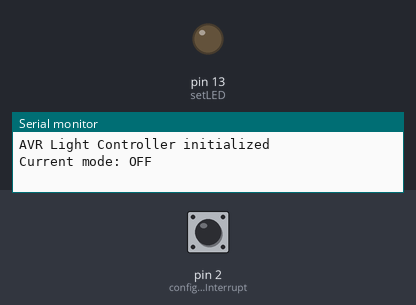
This sketch was run on a simulated Arduino Uno, built with avr-gcc and run on an emulated ATmega328P. Parts: output pins drawn as LEDs (lit = HIGH), the last lines printed to the serial monitor. Dashed ring = blinking. The inputs (shaded band) are chosen by the test bench; at power-on: pin 2 (configureButtonInterrupt) HIGH. EEPROM starts erased.

Above: at 1.2 s.
1.3 s: pin 2 (configureButtonInterrupt) pulled LOW for 0.15 s
At 2.1 s:
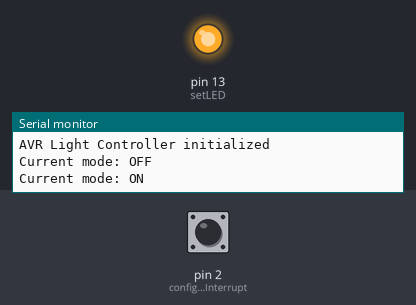
3.0 s: pin 2 (configureButtonInterrupt) pulled LOW for 1 s
At 4.78 s:
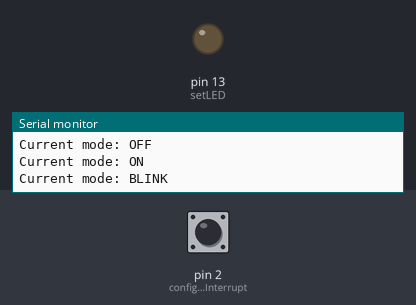
6.0 s: pin 2 (configureButtonInterrupt) pulled LOW for 3.2 s
At 7.9 s:
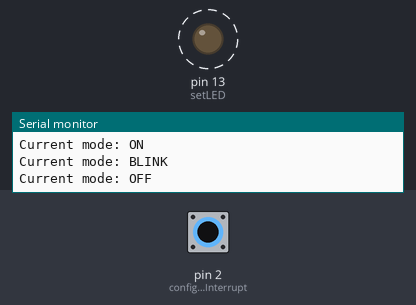
10.7 s: pin 2 (configureButtonInterrupt) pulsed LOW 5 times (0.12 s each, 0.3 s apart)
At 12.7 s:
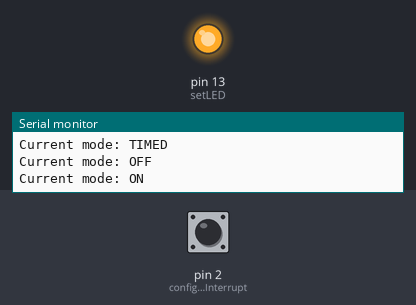
Timing chart, 0 to 14.2 s (numbered marks = the images above; inputs shaded):
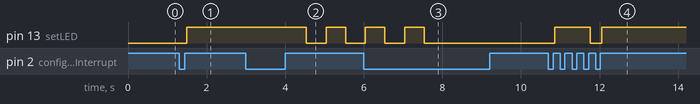

The sketch:

AVRLightController.ino
```cpp
#include <avr/io.h>
#include <avr/interrupt.h>
#include <stdint.h>

// Timing configuration (milliseconds).
constexpr uint32_t DEBOUNCE_INTERVAL = 40;
constexpr uint32_t BLINK_INTERVAL = 500;
constexpr uint32_t TIMED_DURATION = 10000;
constexpr uint32_t LONG_PRESS_DURATION = 1500;
constexpr uint16_t EEPROM_MODE_ADDRESS = 0;

// Controller operating modes.
enum class LightMode : uint8_t
{
    OFF,
    ON,
    BLINK,
    TIMED
};

volatile uint32_t systemMilliseconds = 0;
volatile bool buttonEventPending = false;

LightMode currentMode = LightMode::OFF;

bool lastRawButtonDown = false;
bool stableButtonDown = false;
bool ledState = false;

uint32_t lastButtonChangeTime = 0;
uint32_t previousBlinkTime = 0;
uint32_t timedStartTime = 0;
uint32_t buttonPressStartTime = 0;
bool longPressHandled = false;

void printCurrentMode();

// Timer1 interrupt: 1 ms system tick.
ISR(TIMER1_COMPA_vect)
{
    systemMilliseconds++;
}

// INT0: records external button activity.
ISR(INT0_vect)
{
    buttonEventPending = true;
}

uint32_t getMilliseconds()
{
    uint8_t previousSREG = SREG;
    cli();

    uint32_t currentTime = systemMilliseconds;

    SREG = previousSREG;
    return currentTime;
}

void setLED(bool on)
{
    ledState = on;

    if (on)
    {
        PORTB |= (1 << PORTB5);
    }
    else
    {
        PORTB &= ~(1 << PORTB5);
    }
}

uint8_t eepromReadByte(uint16_t address)
{
    // Wait until any previous write has finished.
    while (EECR & (1 << EEPE))
    {
    }

    // Select the EEPROM address.
    EEAR = address;

    // Start the EEPROM read.
    EECR |= (1 << EERE);

    // Retrieve the byte.
    return EEDR;
}

void eepromWriteByte(uint16_t address, uint8_t data)
{
    // Wait for any previous EEPROM write to finish.
    while (EECR & (1 << EEPE))
    {
    }

    // Avoid unnecessary EEPROM wear.
    if (eepromReadByte(address) == data)
    {
        return;
    }

    // Set the target address and data.
    EEAR = address;
    EEDR = data;

    // Preserve the previous interrupt state.
    uint8_t previousSREG = SREG;
    cli();

    // Enable EEPROM programming.
    EECR |= (1 << EEMPE);

    // Start programming within four CPU cycles.
    EECR |= (1 << EEPE);

    // Restore the previous interrupt state.
    SREG = previousSREG;
}

void setMode(LightMode newMode, bool saveToEEPROM = true)
{
    currentMode = newMode;

    uint32_t now = getMilliseconds();
    previousBlinkTime = now;
    timedStartTime = now;

    switch (currentMode)
    {
        case LightMode::OFF:
            setLED(false);
            break;

        case LightMode::ON:
        case LightMode::BLINK:
        case LightMode::TIMED:
            setLED(true);
            break;
    }

    // Save user-selected modes.
    if (saveToEEPROM)
    {
        eepromWriteByte(
            EEPROM_MODE_ADDRESS,
            static_cast<uint8_t>(currentMode)
        );
    }

    printCurrentMode();
}

void restoreSavedMode()
{
    uint8_t savedMode = eepromReadByte(EEPROM_MODE_ADDRESS);

    // Valid mode values are 0 through 3.
    if (savedMode <= static_cast<uint8_t>(LightMode::TIMED))
    {
        setMode(static_cast<LightMode>(savedMode), false);
    }
    else
    {
        // Invalid or uninitialized EEPROM.
        setMode(LightMode::OFF, false);
    }
}

void nextMode()
{
    switch (currentMode)
    {
        case LightMode::OFF:
            setMode(LightMode::ON);
            break;

        case LightMode::ON:
            setMode(LightMode::BLINK);
            break;

        case LightMode::BLINK:
            setMode(LightMode::TIMED);
            break;

        case LightMode::TIMED:
            setMode(LightMode::OFF);
            break;
    }
}

void updateController()
{
    uint32_t now = getMilliseconds();

    switch (currentMode)
    {
        case LightMode::OFF:
        case LightMode::ON:
            break;

        case LightMode::BLINK:
            if (now - previousBlinkTime >= BLINK_INTERVAL)
            {
                previousBlinkTime = now;
                setLED(!ledState);
            }
            break;

        case LightMode::TIMED:
            if (now - timedStartTime >= TIMED_DURATION)
            {
                setMode(LightMode::OFF, false);
            }
            break;
    }
}

void configureTimer1()
{
    TCCR1A = 0;
    TCCR1B = 0;
    TCNT1 = 0;

    // 16 MHz / 64 / 1000 - 1 = 249.
    OCR1A = 249;

    // CTC mode with prescaler of 64.
    TCCR1B = (1 << WGM12) |
             (1 << CS11) |
             (1 << CS10);

    TIMSK1 |= (1 << OCIE1A);
}

void configureButtonInterrupt()
{
    // D2 / PD2 input with internal pull-up.
    DDRD &= ~(1 << DDD2);
    PORTD |= (1 << PORTD2);

    // INT0 falling-edge detection.
    EICRA = (EICRA & ~((1 << ISC01) | (1 << ISC00)))
          | (1 << ISC01);

    EIFR = (1 << INTF0);
    EIMSK |= (1 << INT0);
}


void handleButton()
{
    uint32_t now = getMilliseconds();
    bool rawButtonDown = !(PIND & (1 << PIND2));

    // Detect changes in the physical button signal.
    if (rawButtonDown != lastRawButtonDown)
    {
        lastRawButtonDown = rawButtonDown;
        lastButtonChangeTime = now;
    }

    // Accept a change only after 40 ms of stability.
    if ((now - lastButtonChangeTime >= DEBOUNCE_INTERVAL) &&
        (rawButtonDown != stableButtonDown))
    {
        stableButtonDown = rawButtonDown;

        if (stableButtonDown)
        {
            // A validated press has started.
            buttonPressStartTime = now;
            longPressHandled = false;
        }
        else
        {
            // A validated release has occurred.
            if (!longPressHandled)
            {
                nextMode();
            }
        }
    }

    // Handle a long press once, while the button is held.
    if (stableButtonDown &&
        !longPressHandled &&
        (now - buttonPressStartTime >= LONG_PRESS_DURATION))
    {
        setMode(LightMode::OFF);
        longPressHandled = true;
    }

    // Consume the supplementary interrupt flag.
    uint8_t previousSREG = SREG;
    cli();
    buttonEventPending = false;
    SREG = previousSREG;
}


void configureUSART()
{
    // 9600 baud at 16 MHz, normal speed.
    UBRR0H = 0;
    UBRR0L = 103;

    // Enable USART transmitter.
    UCSR0B = (1 << TXEN0) | (1 << RXEN0);

    // 8 data bits, no parity, 1 stop bit.
    UCSR0C = (1 << UCSZ01) | (1 << UCSZ00);
}

void usartTransmit(char data)
{
    // Wait until transmit buffer is available.
    while (!(UCSR0A & (1 << UDRE0)))
    {
    }

    UDR0 = data;
}

void usartPrint(const char* message)
{
    while (*message != '\0')
    {
        usartTransmit(*message);
        message++;
    }
}

void printCurrentMode()
{
    usartPrint("Current mode: ");

    switch (currentMode)
    {
        case LightMode::OFF:
            usartPrint("OFF");
            break;

        case LightMode::ON:
            usartPrint("ON");
            break;

        case LightMode::BLINK:
            usartPrint("BLINK");
            break;

        case LightMode::TIMED:
            usartPrint("TIMED");
            break;
    }

    usartPrint("\r\n");
}

bool usartAvailable()
{
    // RXC0 is set when unread received data is available.
    return (UCSR0A & (1 << RXC0)) != 0;
}

char usartRead()
{
    // Read the received character from USART0.
    return UDR0;
}

void handleSerial()
{
    if (!usartAvailable())
    {
        return;
    }

    char command = usartRead();

    switch (command)
    {
        case '0':
            setMode(LightMode::OFF);
            break;

        case '1':
            setMode(LightMode::ON);
            break;

        case '2':
            setMode(LightMode::BLINK);
            break;

        case '3':
            setMode(LightMode::TIMED);
            break;

        case 'n':
        case 'N':
            nextMode();
            break;

        case 's':
        case 'S':
            printCurrentMode();
            break;

        case 'h':
        case 'H':
            usartPrint("\r\n");
            usartPrint("AVR Light Controller Commands\r\n");
            usartPrint("-----------------------------\r\n");
            usartPrint("0 - OFF\r\n");
            usartPrint("1 - ON\r\n");
            usartPrint("2 - BLINK\r\n");
            usartPrint("3 - TIMED (10 seconds)\r\n");
            usartPrint("n - Next mode\r\n");
            usartPrint("s - Current status\r\n");
            usartPrint("h - Help\r\n");
            break;

        // Ignore Serial Monitor line endings.
        case '\r':
        case '\n':
            break;

        default:
            usartPrint("Unknown command. Enter h for help.\r\n");
            break;
    }
}

void setup()
{
    // PB5 / D13: LED output.
    DDRB |= (1 << DDB5);
    setLED(false);

    configureTimer1();
    configureButtonInterrupt();

    lastRawButtonDown = !(PIND & (1 << PIND2));
    stableButtonDown = lastRawButtonDown;

    sei();

    configureUSART();

    usartPrint("\r\nAVR Light Controller initialized\r\n");

    restoreSavedMode();
}

void loop()
{
    handleButton();
    updateController();
    handleSerial();
}
```

Measured:
- after the input at 1.3 s, pin 13 (setLED): LOW → HIGH after 0.19 s
- after the input at 3.0 s, pin 13 (setLED): HIGH → LOW after 1.5 s, → HIGH 0.50 s later, → LOW 0.50 s later
- after the input at 6.0 s, pin 13 (setLED): goes on until 7.5 s, then stays LOW
- after the input at 10.7 s, pin 13 (setLED): LOW → HIGH after 0.16 s, → LOW 0.90 s later, → HIGH 0.30 s later
